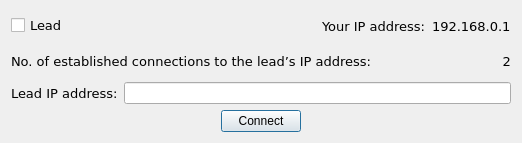
<?xml version="1.0" encoding="UTF-8"?>
<ui version="4.0">
 <class>teamConfigDialog</class>
 <widget class="QDialog" name="teamConfigDialog">
  <property name="geometry">
   <rect>
    <x>0</x>
    <y>0</y>
    <width>522</width>
    <height>143</height>
   </rect>
  </property>
  <property name="sizePolicy">
   <sizepolicy hsizetype="Fixed" vsizetype="Fixed">
    <horstretch>0</horstretch>
    <verstretch>0</verstretch>
   </sizepolicy>
  </property>
  <property name="minimumSize">
   <size>
    <width>522</width>
    <height>143</height>
   </size>
  </property>
  <property name="maximumSize">
   <size>
    <width>522</width>
    <height>143</height>
   </size>
  </property>
  <property name="windowTitle">
   <string>Team Configuration</string>
  </property>
  <layout class="QVBoxLayout" name="verticalLayout">
   <item>
    <layout class="QHBoxLayout" name="topHL">
     <item>
      <widget class="QCheckBox" name="leadCheckBox">
       <property name="font">
        <font>
         <family>Verdana</family>
         <pointsize>10</pointsize>
        </font>
       </property>
       <property name="styleSheet">
        <string notr="true"/>
       </property>
       <property name="text">
        <string>Lead</string>
       </property>
      </widget>
     </item>
     <item>
      <spacer name="horizontalSpacer">
       <property name="orientation">
        <enum>Qt::Horizontal</enum>
       </property>
       <property name="sizeHint" stdset="0">
        <size>
         <width>40</width>
         <height>20</height>
        </size>
       </property>
      </spacer>
     </item>
     <item>
      <widget class="QLabel" name="yourIPLabel">
       <property name="font">
        <font>
         <family>Verdana</family>
         <pointsize>10</pointsize>
        </font>
       </property>
       <property name="text">
        <string>Your IP address:</string>
       </property>
      </widget>
     </item>
     <item>
      <widget class="QLabel" name="yourIPNumberLabel">
       <property name="font">
        <font>
         <family>Verdana</family>
         <pointsize>10</pointsize>
        </font>
       </property>
       <property name="text">
        <string>192.168.0.1</string>
       </property>
      </widget>
     </item>
    </layout>
   </item>
   <item>
    <layout class="QHBoxLayout" name="middleHL">
     <item>
      <widget class="QLabel" name="establishedConnectionsLabel">
       <property name="sizePolicy">
        <sizepolicy hsizetype="Minimum" vsizetype="Preferred">
         <horstretch>0</horstretch>
         <verstretch>0</verstretch>
        </sizepolicy>
       </property>
       <property name="font">
        <font>
         <family>Verdana</family>
         <pointsize>10</pointsize>
         <weight>50</weight>
         <italic>false</italic>
         <bold>false</bold>
        </font>
       </property>
       <property name="styleSheet">
        <string notr="true"/>
       </property>
       <property name="text">
        <string>No. of established connections to the lead’s IP address:</string>
       </property>
      </widget>
     </item>
     <item>
      <widget class="QLabel" name="establishedConnectionsNumberLabel">
       <property name="font">
        <font>
         <family>Verdana</family>
         <pointsize>10</pointsize>
        </font>
       </property>
       <property name="styleSheet">
        <string notr="true"/>
       </property>
       <property name="text">
        <string>2</string>
       </property>
       <property name="alignment">
        <set>Qt::AlignRight|Qt::AlignTrailing|Qt::AlignVCenter</set>
       </property>
      </widget>
     </item>
    </layout>
   </item>
   <item>
    <layout class="QHBoxLayout" name="bottomHL">
     <item>
      <widget class="QLabel" name="leadIPLabel">
       <property name="font">
        <font>
         <family>Verdana</family>
         <pointsize>10</pointsize>
        </font>
       </property>
       <property name="text">
        <string>Lead IP address:</string>
       </property>
      </widget>
     </item>
     <item>
      <widget class="QLineEdit" name="leadIPText"/>
     </item>
    </layout>
   </item>
   <item alignment="Qt::AlignHCenter">
    <widget class="QPushButton" name="connectButton">
     <property name="sizePolicy">
      <sizepolicy hsizetype="Fixed" vsizetype="Fixed">
       <horstretch>0</horstretch>
       <verstretch>0</verstretch>
      </sizepolicy>
     </property>
     <property name="text">
      <string>Connect</string>
     </property>
    </widget>
   </item>
  </layout>
 </widget>
 <resources/>
 <connections/>
</ui>
